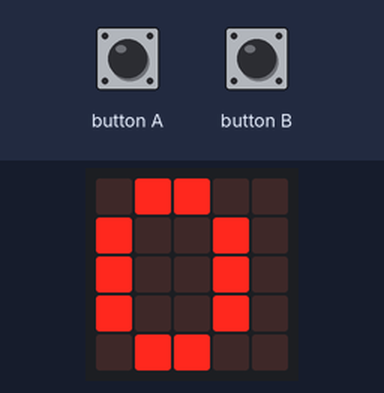
Recording of a program running on a simulated BBC micro:bit (MakeCode). On the bench: the board's 5×5 LED display. The test bench sets the inputs (shaded band).

Above: at 1.2 s.
1.3 s: button A pressed for 0.15 s
At 2.6 s:
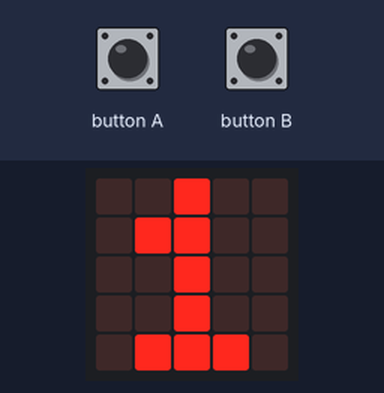
3.0 s: button A pressed for 0.15 s
At 4.7 s:
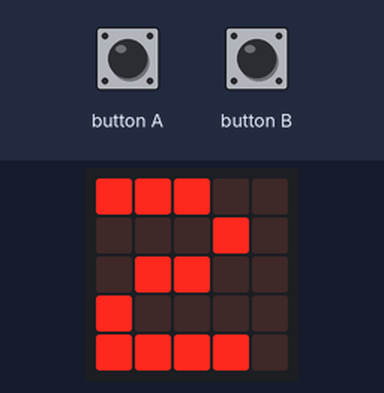
Timing chart, 0 to 6.2 s (numbered marks = the images above; inputs shaded):
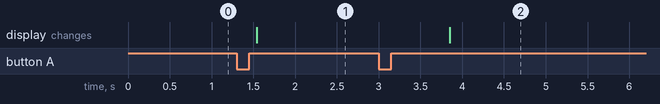

The program:

main.ts
```typescript
input.onButtonPressed(Button.A, function () {
    Contador += 1
})
input.onButtonPressed(Button.B, function () {
    Contador += -1
})
let Contador = 0
basic.forever(function () {
    if (Contador < 0) {
        Contador = 0
    }
    basic.showNumber(Contador)
})
```

test.ts
```typescript
// aquí va el archivo "tests"; esto no se compilará cuando este paquete se utilice como una extensión.
```

Measured:
- after the input at 1.3 s, the display: changes after 0.24 s (image 1)
- after the input at 3.0 s, the display: changes after 0.85 s (image 2)
